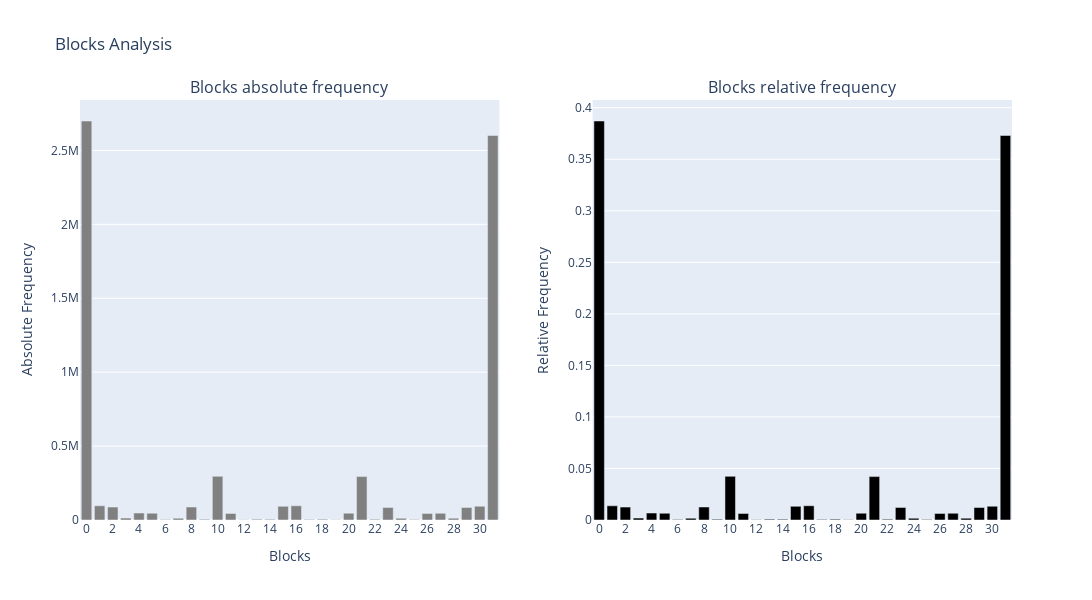

The code cell stored with this chart in its notebook:
### Markdown cell above
##### Block size 5

### Code cell
blocks_btc = blocks_size_5['BTCUSDT']
analyser = RandomnessAnalysis(blocks_df=blocks_btc, s=s)
frequencies_df = analyser.compute_blocks_frequencies()
plot_block_frequencies(frequencies_df)

### Figure 1 — Plotly figure (JSON) as saved in the notebook; plotly's stock layout.template omitted (floating-point values rounded to 4 significant figures)
{"data": [{"marker": {"color": "gray"}, "name": "Blocks absolute frequency", "type": "bar", "x": ["0", "1", "2", "3", "4", "5", "6", "7", "8", "9", "10", "11", "12", "13", "14", "15", "16", "17", "18", "19", "20", "21", "22", "23", "24", "25", "26", "27", "28", "29", "30", "31"], "xaxis": "x", "y": [2699118, 96085, 87174, 12827, 46923, 45497, 3335, 11914, 87892, 4526, 295154, 44172, 2449, 5661, 4245, 92573, 96202, 4130, 5379, 2340, 45925, 293433, 4634, 84877, 12025, 3231, 44463, 45266, 12483, 84380, 92954, 2601056], "yaxis": "y"}, {"marker": {"color": "black"}, "name": "Blocks relative frequency", "type": "bar", "x": ["0", "1", "2", "3", "4", "5", "6", "7", "8", "9", "10", "11", "12", "13", "14", "15", "16", "17", "18", "19", "20", "21", "22", "23", "24", "25", "26", "27", "28", "29", "30", "31"], "xaxis": "x2", "y": [0.3871, 0.01378, 0.0125, 0.00184, 0.00673, 0.006525, 0.0004783, 0.001709, 0.01261, 0.0006491, 0.04233, 0.006335, 0.0003512, 0.0008119, 0.0006088, 0.01328, 0.0138, 0.0005923, 0.0007715, 0.0003356, 0.006587, 0.04209, 0.0006646, 0.01217, 0.001725, 0.0004634, 0.006377, 0.006492, 0.00179, 0.0121, 0.01333, 0.3731], "yaxis": "y2"}], "layout": {"annotations": [{"font": {"size": 16}, "showarrow": false, "text": "Blocks absolute frequency", "x": 0.225, "xanchor": "center", "xref": "paper", "y": 1, "yanchor": "bottom", "yref": "paper"}, {"font": {"size": 16}, "showarrow": false, "text": "Blocks relative frequency", "x": 0.775, "xanchor": "center", "xref": "paper", "y": 1, "yanchor": "bottom", "yref": "paper"}], "height": 600, "showlegend": false, "title": {"text": "Blocks Analysis"}, "width": 1200, "xaxis": {"anchor": "y", "domain": [0, 0.45], "title": {"text": "Blocks"}}, "xaxis2": {"anchor": "y2", "domain": [0.55, 1], "title": {"text": "Blocks"}}, "yaxis": {"anchor": "x", "domain": [0, 1], "title": {"text": "Absolute Frequency"}}, "yaxis2": {"anchor": "x2", "domain": [0, 1], "title": {"text": "Relative Frequency"}}}}
